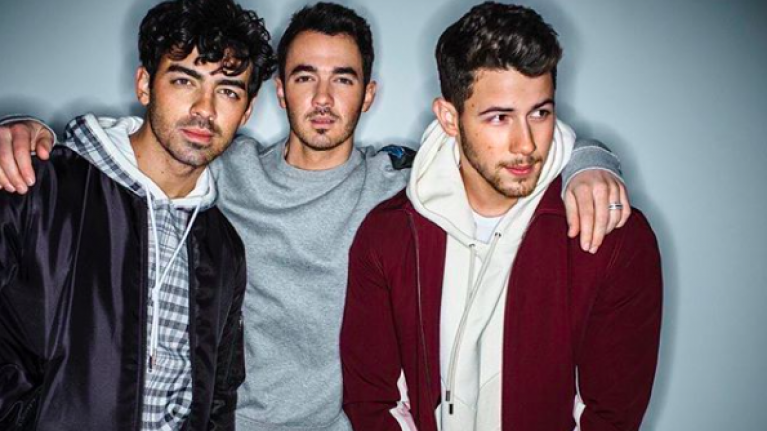
#> input picture opencv/3_faces.png, 767 x 431 px
$ python face_detection_using_image.py
#> lines starting #> are read from the running program, lines starting #| are printed output that depends on the picture; after the words box and inside, x2 and y2 are one past the last pixel; in counts of white or black regions, pixels touching at a corner belong together
#!/usr/bin/python3

import numpy as np
import cv2
scale_factor = 1.3
face_cascade = cv2.CascadeClassifier("haarcascade_frontalface_default.xml")
pic = cv2.imread("3_faces.png")
#> pic is the input picture: shape (431, 767, 3); mean B, G, R 115.7, 109.8, 117.4


#ret, pic= videocapture.read()
faces = face_cascade.detectMultiScale(pic, scale_factor, 2)
#> faces = [[274, 39, 101, 101], [457, 68, 124, 124], [140, 36, 126, 126]]
for (x,y, w,h) in faces:
    cv2.rectangle(pic, (x, y ), (x+w, y+h), (255, 0, 0), 1 )
    font = cv2.FONT_HERSHEY_SIMPLEX
    cv2.putText(pic, "Its me", (x,y), font, 2, (255,255, 255), 2, cv2.LINE_AA)
#> this loop made 3 passes
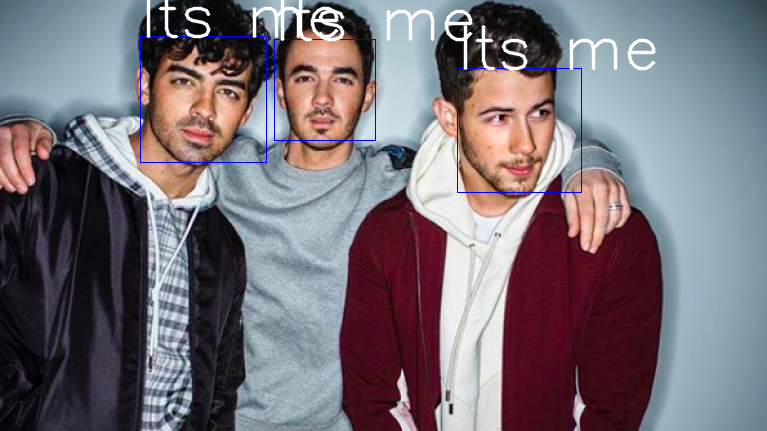
#> pic: shape (431, 767, 3); 2.14% of pixels changed, all inside (x1, y1, x2, y2) = (140, 0, 656, 193)


print("Number of faces fount: {}".format(len(faces)))
#| Number of faces fount: 3
cv2.imshow("Face", pic)
cv2.waitKey(0)
cv2.destroyAllWindows()
